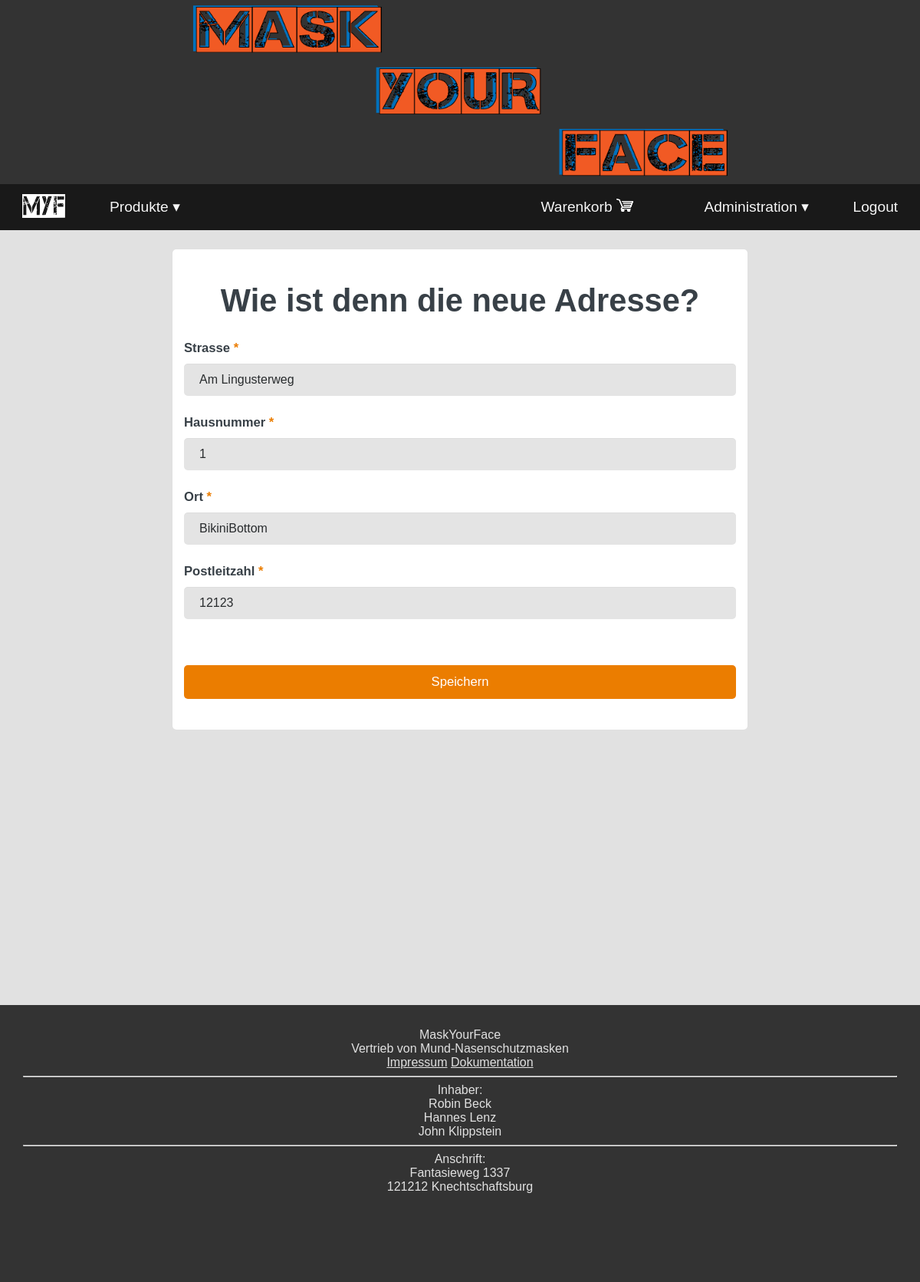
/index.php?c=accounts&a=changeaddress (signed in), run on the app's committed database.
### tables this page shows
CREATE TABLE `addresses` (
  `id` int(11) NOT NULL,
  `createdAt` timestamp NOT NULL DEFAULT current_timestamp(),
  `updatedAt` timestamp NULL DEFAULT NULL ON UPDATE current_timestamp(),
  `street` varchar(255) NOT NULL,
  `streetNumber` varchar(10) NOT NULL,
  `city` varchar(60) NOT NULL,
  `zipCode` varchar(12) NOT NULL
);

### core/_baseModelClass.php (called while the page is built, shortened)
<?php
abstract class BaseModel
{
    protected $data = [];
    public function __get($key)
    {
        if(array_key_exists($key, $this->data))
        {
            return $this->data[$key];
        }
        throw new \Exception('You can not access to property "'.$key.'" for the class "'.get_called_class());
    }
    public function __set($key, $value)
    {
        if (array_key_exists($key, $this->schema)) {
            $this->data[$key] = $value;
            return;
        }
        throw new \Exception('You can not write top property "'.$key.'" for the class "'.get_called_class());
    }
    public static function tablename()
    {
        $class = get_called_class();
        if(defined($class.'::TABLENAME'))
        {
            return $class::TABLENAME;
        }
        return null;
    }
    public static function findOne($where='', $orderBy='')
    {
        $db  = $GLOBALS['database'];
        $result = null;
        try
        {
                $db->query('SET NAMES utf8')->execute();
                $sql = 'SELECT * FROM ' . self::tablename();
                if(!empty($where))
                {
                    $sql.=' WHERE ' . $where;
                }
                $sql .= ';';
                $resultSet = $db->query($sql)->fetch();
                if(is_array($resultSet))
                {
                    $result = new $currentClass($resultSet);
                }
        }
        catch(\PDOException $e)
        {
            die('Select statement failed: '.$e->getMessage());
        }
        return $result;
    }
}

### models/userClass.php (called while the page is built, shortened)
<?php
class User extends BaseModel
{
    private  $addresses = null;
    public function __get($key)
    {
        if($key == 'addresses')
        {
            if($this->addresses == null)
            {
                $this->addresses = Address::findOne('id=' .$this->addressID);
            }
            return $this->addresses;
        }
        else
        {
            return parent::__get($key);
        }
    }
}

### controllers/accountsController.php (called while the page is built, shortened)
<?php
class accountsController extends Controller
{
    public function actionChangeAddress()
    {
        $userID = $_SESSION['userID'];
        $userData=User::findOne('id='.$userID);
        $addressAtStart=$userData->addresses;
    }
}

### views/accounts/changeaddress.php (the view, shortened to what this page needs)
<div class="formWrapper">
    <form method="post" class="productForm" action="?c=accounts&a=changeaddress">
        <h1>Wie ist denn die neue Adresse?</h1>
        <div class="input">
            <label class="required" for="street">Strasse</label>
            <input type="text" class="input_register1" id="street" name="street" value="<?=htmlspecialchars($address->street)?>">
        </div>
        <br>
        <div class="input">
            <label class="required" for="streetNumber">Hausnummer</label>
            <input type="text" class="input_register1" id="streetNumber" name="streetNumber" value="<?=htmlspecialchars($address->streetNumber)?>">
        </div>
        <br>
        <div class="input">
            <label class="required" for="city">Ort</label>
            <input type="text" class="input_register1" id="city" name="city" value="<?=htmlspecialchars($address->city)?>">
        </div>
        <br>
        <div class="input">
            <label class="required" for="zipCode">Postleitzahl</label>
            <input type="text" class="input_register1" id="zipCode" name="zipCode" value="<?=htmlspecialchars($address->zipCode)?>">
        </div>
        <input id="submit" type="submit" name="submit" value="Speichern">
    </form>
</div>

### assets/styles/style.css (style rules this page uses)
html { margin: 0; padding: 0; }
body { font-family: 'Nunito', sans-serif; margin: 0; background: #e1e1e1; color: #384047; }
.input_register1 { background: rgba(255, 255, 255, 0.1); border: none; font-size: 16px; height: auto; margin: 0; outline: 0; padding: 15px; background-color: #e1e1e1; color: #292c2e; box-shadow: 0 1px 0 rgba(0, 0, 0, 0.03) inset; margin-bottom: 30px; width: 250px; }
.formWrapper { text-align: center; }
.formWrapper form { margin: 25px auto; display: block; text-align: left; padding: 15px; background-color: #ffffff; border-radius: 5px; font-size: 1.3em; }
.formWrapper .productForm { width: 85%; }
form h1 { text-align: center; }
form input[type=text], form input[type=number], form input[type=file], form input[type=submit], form input[type=email], form input[type=password], form input[type=search], form input[type=date], form select, form textarea { width: 100%; padding: 12px 20px; margin-top: 10px; margin-bottom: 25px; box-sizing: border-box; border-radius: 5px; border: 0px; background-color: #e4e4e4; font-family: inherit; }
form input, form label, form textarea, form select { display: block; font-size: .8em; }
form input[type=submit] { color: #FFF; background-color: #eb7d00; border-radius: 5px; border: none; margin-top: 35px; cursor: pointer; }
form label { font-weight: bold; }
.required::after { content: " *"; color: #eb7d00; }
.input { position: relative; display: inline-block; width: 100%; }

### assets/styles/desktop.css (style rules this page uses)
@media screen and (min-width: 900px) { body { font-family: 'Nunito', sans-serif; margin: 0px; background: #e1e1e1; color: #384047; } }
@media screen and (min-width: 900px) { h1, h2, p { text-align: center; } }
@media screen and (min-width: 900px) { .input_register1 { background: rgba(255, 255, 255, 0.1); border: none; font-size: 16px; height: auto; margin: 0; outline: 0; padding: 15px; background-color: #e1e1e1; color: #292c2e; box-shadow: 0 1px 0 rgba(0, 0, 0, 0.03) inset; margin-bottom: 30px; width: 250px; } }
@media screen and (min-width: 900px) { .formWrapper { text-align: center } }
@media screen and (min-width: 900px) { .productForm { width: 60% !important; } }

### data on the page
addresses: street "Am Lingusterweg", streetNumber "1", city "BikiniBottom", zipCode "12123"
